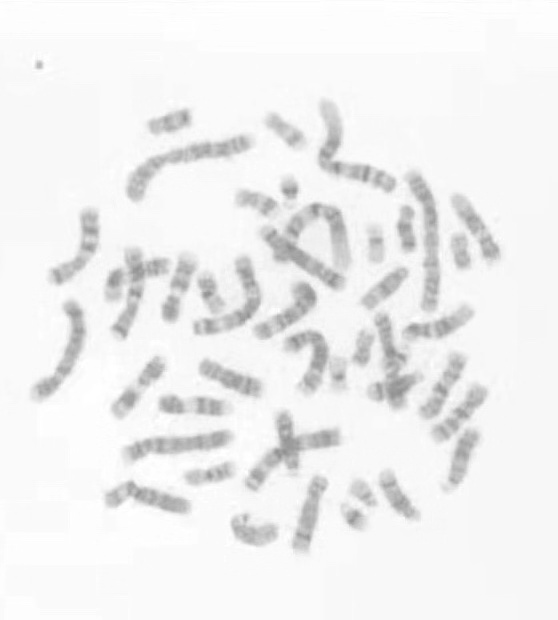
#> input picture chromosome_segment/raw_chromosome.jpg, 558 x 620 px; its folder holds only this picture in this run
$ python -i chromosome_straightening.py   (imports and definitions only)
#> lines starting #> are read from the running program, lines starting #| are printed output that depends on the picture; after the words box and inside, x2 and y2 are one past the last pixel; in counts of white or black regions, pixels touching at a corner belong together
import numpy as np
import pandas as pd
import cv2
from PIL import Image
from matplotlib import pyplot as plt
import scipy.signal as signal
import os

class Straightening():
    def __init__(self):
        self.w1 = 0.43
        self.w2 = 0.57

    def main_strainghtening(self, path_img):
        '''
        main function
        return: the straighted img
        '''
#> called with path_img = '../chromosome_segment/raw_chromosome.jpg'
        img = cv2.imread(path_img, cv2.IMREAD_GRAYSCALE)
#> img is the input picture: shape (620, 558); min 142, max 255, mean 239.9
        degree, row_bend, img_coped, for_show, mask_rotated = self.find_bend_point_0(img)
        img_upper_rotated, img_lower_rotated = self.separate_rotate_1(img_coped, row_bend)
        width1 = img_upper_rotated.shape[1]
        width2 = img_lower_rotated.shape[1]
        width_diff = width1 - width2
        if width_diff > 0:
            img_lower_rotated = cv2.copyMakeBorder(img_lower_rotated.copy(), top=0, bottom=0, left=0,
                                                    right=width_diff, borderType=cv2.BORDER_CONSTANT, value=255)
        else:
            img_upper_rotated = cv2.copyMakeBorder(img_upper_rotated.copy(), top=0, bottom=0, left=0,
                                                    right=np.abs(width_diff), borderType=cv2.BORDER_CONSTANT, value=255)
        img_new = np.concatenate((img_upper_rotated[:-3], img_lower_rotated[3:]), axis=0)

        return img_new


    def find_bend_point_0(self, img):
        '''
        First produce the binary image and then
        Use the information about the horizontal projection vector to find the bend point
        '''

        boarder_size = max(img.shape[0] // 2, img.shape[1] // 2)
#> boarder_size = 310
        img = cv2.copyMakeBorder(img.copy(), top=boarder_size, bottom=boarder_size, left=boarder_size,
                                 right=boarder_size, borderType=cv2.BORDER_CONSTANT, value=255)
#> img: shape (1240, 1178)
        rows, columns = img.shape
#> rows = 1240; columns = 1178
        retval, img_binary = cv2.threshold(img, 254, 255, cv2.THRESH_BINARY)  # 对图像二值化操作
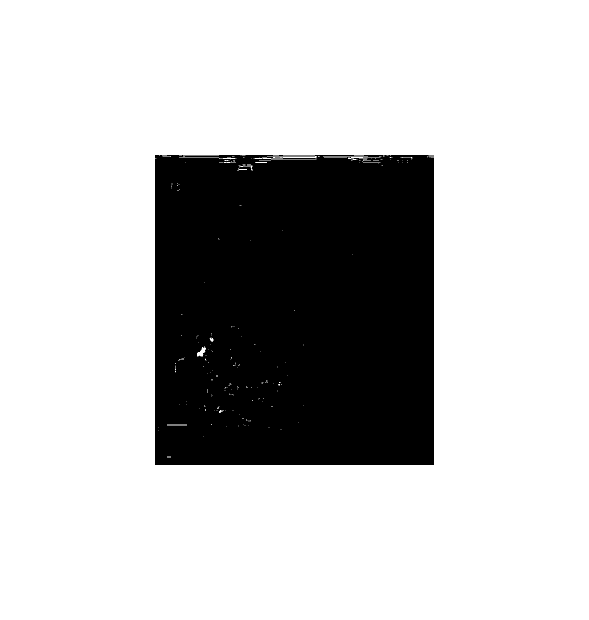
#> img_binary: shape (1240, 1178) (shown at 1/2 size); 76.5% white; 1 black region, box (x1, y1, x2, y2) and area: (310, 310, 868, 930) 343676
        img_binary = cv2.bitwise_not(img_binary)    # 二值化像素值反转
        S_old = np.inf
        degree_opt = 0
        row_bend_opt = 0
        img_coped = 0
        for_show = 0
        mask_rotated_return = 0
        for degree in range(0, 180, 5):   # 逐个旋转
            rotate_Matrix = cv2.getRotationMatrix2D((rows//2, columns//2), degree, 1)
            mask_rotated = cv2.warpAffine(img_binary, rotate_Matrix, (2*columns, 2*rows))
            mask_bounding = cv2.boundingRect(mask_rotated)
            # 选取出能框住染色体的最小矩形
            mask_rotated1 = mask_rotated[mask_bounding[1]:mask_bounding[1] + mask_bounding[3],
                                        mask_bounding[0]:mask_bounding[0] + mask_bounding[2]]
            S_new, row_bend, for_show1 = self.S_score_calculate(mask_rotated1, degree)  # 计算paper中的S值
            img_rotated = cv2.warpAffine(img, rotate_Matrix, (2*columns, 2*rows))
            img_coped1 = img_rotated[mask_bounding[1]:mask_bounding[1] + mask_bounding[3],
                                    mask_bounding[0]:mask_bounding[0] + mask_bounding[2]]
            if S_new < S_old:
                S_old = S_new
                degree_opt = degree
                row_bend_opt = row_bend
                img_coped = img_coped1
                for_show = for_show1
                mask_rotated_return = mask_rotated1
#> this loop made 36 passes
#> (mask_bounding, sag_min_index in S_score_calculate, sag_min in S_score_calculate, peaks_index2 in S_score_calculate, peaks_1 in S_score_calculate, peaks_2 in S_score_calculate, R1 in S_score_calculate, R2 in S_score_calculate) on passes 4, 17, 18, 19, 22: ((248, 255, 700, 744), 304, 525.7, ([1],), 577.9, 526.3, 0.0467, 0.476), ((291, 297, 708, 658), 264, 609.6, ([4, 7, 9],), 629.6, 629.6, 2.12e-06, 0.484), ((315, 318, 667, 611), 247, 601.8, ([1, 3, 7, 13, 18, 21, 23, 27, 30],), 622.4, 622.4, 4.15e-05, 0.483), ((341, 342, 620, 558), 231, 598.6, ([3, 7, 15, 17, 22, 26, 28, 33, 36, 42, 45],), 620.1, 620, 8.34e-05, 0.483), ((286, 262, 744, 700), 253, 613, ([2, 6, 11, 15],), 642, 639.9, 0.00165, 0.478)
#> (mask_bounding, sag_min_index in S_score_calculate, sag_min in S_score_calculate, peaks_1 in S_score_calculate, peaks_2 in S_score_calculate, R1 in S_score_calculate, R2 in S_score_calculate, S in S_score_calculate) on pass 15: ((251, 261, 775, 737), 176, 651.4, 659.8, 659.9, 6.36e-05, 0.494, 0.281)
#> pass 1, in find_bend_point_0, `img_rotated = cv2.warpAffine(img, rotate_Matrix, (2*columns, 2*rows))`:
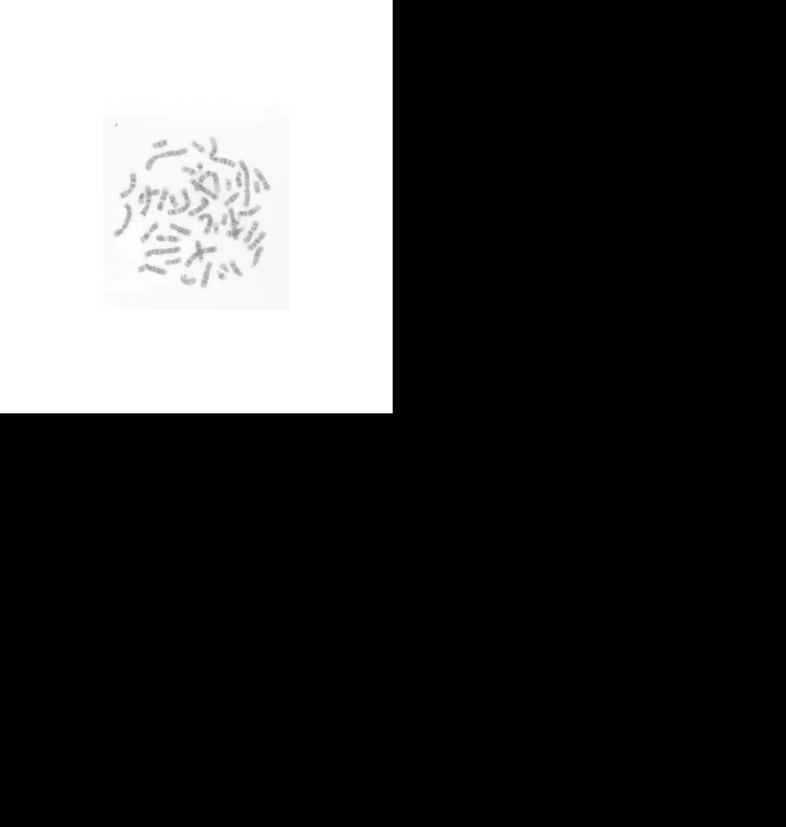
#> img_rotated: shape (2480, 2356) (shown at 1/3 size); min 0, max 255, mean 62.9
#> after the loop:
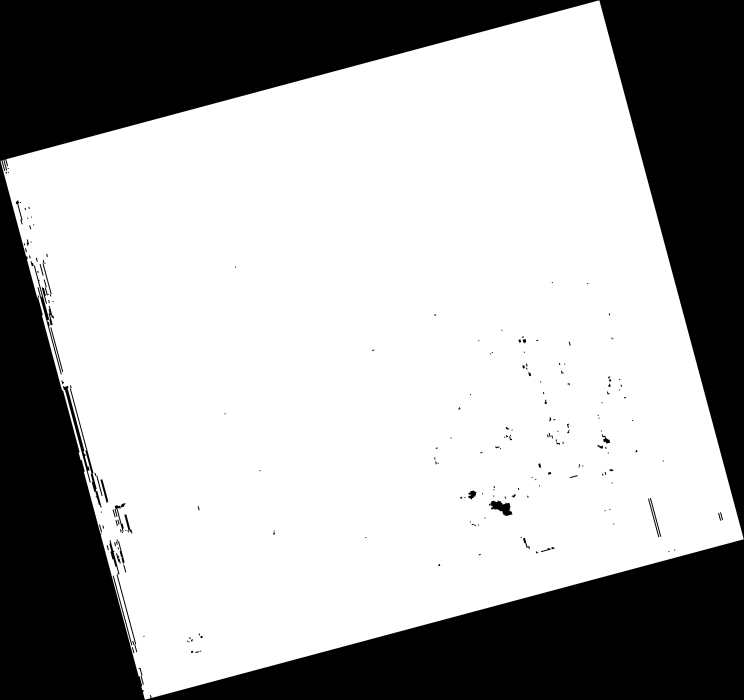
#> mask_rotated_return: shape (700, 744); min 0, max 255, mean 168.3
#> after the loop, S_old = 0.273; degree_opt = 105; row_bend_opt = 506
#> in main_strainghtening, `degree, row_bend, img_coped, for_show, mask_rotated = self.find_bend_p..`: degree = 105; row_bend = 506; for_show = 9 items
        return degree_opt, row_bend_opt, img_coped, for_show, mask_rotated_return

    def separate_rotate_1(self, img_coped, bend_row):
        '''
        相当于从bend的位置直接分割图像为二
        img, the same as mask
        :return:
        '''
#> called with bend_row = 506
        img_upper = img_coped[:bend_row, :]
        img_lower = img_coped[bend_row:, :]
        img_upper_rotated = self.find_h_rotate_degree(img_upper)
        img_lower_rotated = self.find_h_rotate_degree(img_lower)
        return img_upper_rotated, img_lower_rotated

    def find_h_rotate_degree(self, img_separate):
        '''
        assistant function for separate_rotate_1
        :param img_separate:
        :return:
        '''
        boarder_size = max(img_separate.shape[0] // 2, img_separate.shape[1] // 2)
#> boarder_size = 372
        img = cv2.copyMakeBorder(img_separate.copy(), top=boarder_size, bottom=boarder_size, left=boarder_size,
                                 right=boarder_size, borderType=cv2.BORDER_CONSTANT, value=255)
#> img: shape (1250, 1488)
        rows, columns = img.shape
#> rows = 1250; columns = 1488
        retval, img_binary = cv2.threshold(img, 254, 255, cv2.THRESH_BINARY)
#> img_binary: shape (1250, 1488); 85.4% white; 2 black regions (1 under 20 px), largest, box (x1, y1, x2, y2) and area: (372, 372, 1107, 878) 272397
        img_binary = cv2.bitwise_not(img_binary)
        x_projection_width = np.inf
        for degree in range(-90, 90, 5):
            rotate_Matrix = cv2.getRotationMatrix2D((rows // 2, columns // 2), degree, 1)
            mask_rotated = cv2.warpAffine(img_binary, rotate_Matrix, (2 * columns, 2 * rows))
            mask_bounding = cv2.boundingRect(mask_rotated)
            mask_rotated = mask_rotated[mask_bounding[1]:mask_bounding[1] + mask_bounding[3],
                           mask_bounding[0]:mask_bounding[0] + mask_bounding[2]]
            x_axis_projection = np.sum(mask_rotated, axis=0)/255
            x_projection_index = np.where(x_axis_projection > 0)
            width1 = x_projection_index[0][-1] - x_projection_index[0][0]
            img_rotated = cv2.warpAffine(img, rotate_Matrix, (2 * columns, 2 * rows))
            img_coped1 = img_rotated[mask_bounding[1]:mask_bounding[1] + mask_bounding[3],
                         mask_bounding[0]:mask_bounding[0] + mask_bounding[2]]
            if width1 < x_projection_width:
                x_projection_width = width1
                img_coped = img_coped1
#> this loop made 36 passes
#> (mask_bounding, width1, x_projection_width) on pass 1: ((492, 491, 506, 735), 505, 505)
#> (mask_bounding, width1) on passes 2 to 7: ((478, 473, 549, 763), 548), ((466, 458, 587, 784), 586), ((455, 444, 620, 801), 619), ((445, 433, 649, 810), 648), ((436, 425, 674, 813), 673), ((429, 418, 693, 811), 692)
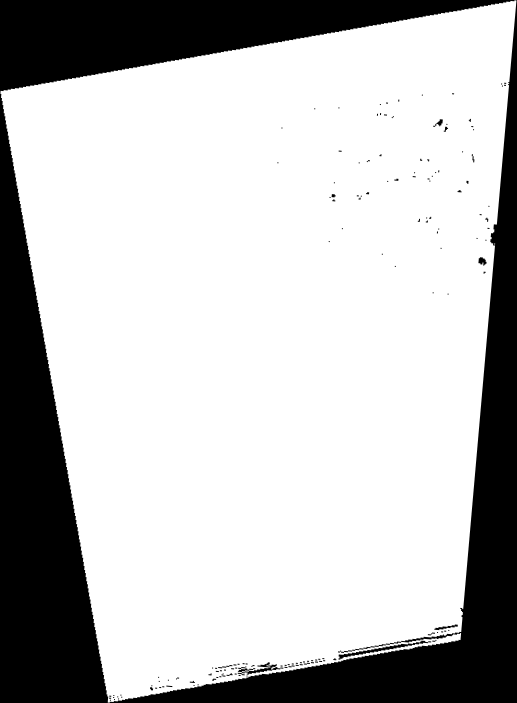
#> mask_rotated: shape (703, 517); min 0, max 255, mean 191.1
#> after the loop, x_projection_width = 505
        return img_coped

    def S_score_calculate(self, mask_rotated, degree):
        '''
        assistant function for find_bend_point_0
        :param mask_rotated:  cropped and rotated mask
        :return: S core in the equation (1)
        '''
        from scipy.interpolate import interp1d

        y_projection = np.sum(mask_rotated, axis=1)/255
        inter = interp1d(np.arange(len(y_projection)), y_projection, kind="cubic")
        projection_inter_index = np.linspace(0, len(y_projection) - 1, (1 / 2) * len(y_projection))
        projection_inter = inter(projection_inter_index)
        sag_index = signal.argrelextrema(projection_inter, np.less)
        sags = projection_inter[sag_index]
        if len(sags) == 0:
            return np.Infinity, None, None
        sag_min_index = sag_index[0][np.argmin(sags)]
        sag_min = projection_inter[sag_min_index]
        projection_inter1 = projection_inter[: sag_min_index]
        peaks_index1 = signal.argrelextrema(projection_inter1, np.greater)
        projection_inter2 = projection_inter[sag_min_index:]
        peaks_index2 = signal.argrelextrema(projection_inter2, np.greater)
        if len(peaks_index1[0]) == 0 or len(peaks_index2[0]) == 0:
            return np.Infinity, None, None
        peaks_1 = np.max(projection_inter1[peaks_index1])
        peaks_2 = np.max(projection_inter2[peaks_index2])
        R1 = np.abs(peaks_1-peaks_2)/(peaks_1 + peaks_2)
        R2 = sag_min/(peaks_1 + peaks_2)
        S = self.w1 * R1 + self.w2 * R2
        for_show = (y_projection, projection_inter_index, projection_inter, 2*sag_min_index, sag_min, 2*peaks_index1[0],
                    projection_inter1[peaks_index1[0]], 2*(peaks_index2[0] + sag_min_index),
                    projection_inter2[peaks_index2[0]])
        return S, 2*sag_min_index, for_show

# [52 lines not run here, left out]

>>> result = Straightening().main_strainghtening('../chromosome_segment/raw_chromosome.jpg')
#> in find_h_rotate_degree (call 2), `retval, img_binary = cv2.threshold(img, 254, 255, cv2.THRESH_BINARY)`: img_binary: shape (938, 1488); 94.8% white; 1 black region, box (x1, y1, x2, y2) and area: (465, 372, 1116, 566) 72616
#> the loop in find_h_rotate_degree (call 2), `for degree in range(-90, 90, 5):` made 36 passes
#> (mask_bounding, width1, x_projection_width) on pass 1: ((648, 740, 194, 651), 193, 193)
#> (mask_bounding, width1) on passes 2 to 7: ((651, 707, 246, 652), 245), ((653, 675, 295, 648), 294), ((654, 643, 341, 639), 340), ((653, 613, 385, 624), 384), ((651, 582, 426, 606), 425), ((647, 554, 464, 581), 463)
#> pass 1, in find_h_rotate_degree (call 2), `img_coped1 = img_rotated[mask_bounding[1]:mask_bounding[1] + mask_boun..`:
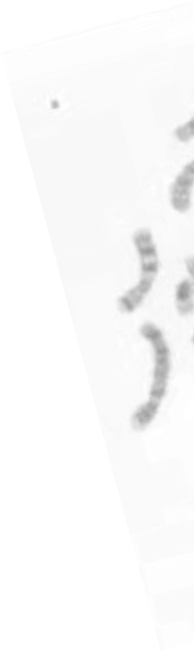
#> img_coped1: shape (651, 194); min 150, max 255, mean 249.7
#> after the loop in find_h_rotate_degree (call 2), `for degree in range(-90, 90, 5):`:
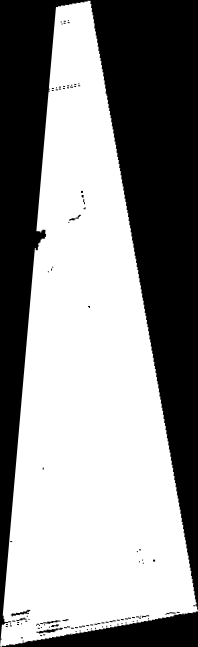
#> mask_rotated: shape (647, 198); min 0, max 255, mean 144.5
#> after the loop in find_h_rotate_degree (call 2), `for degree in range(-90, 90, 5):`: x_projection_width = 193
#> in main_strainghtening, `img_new = np.concatenate((img_upper_rotated[:-3], img_lower_rotated[3:..`:
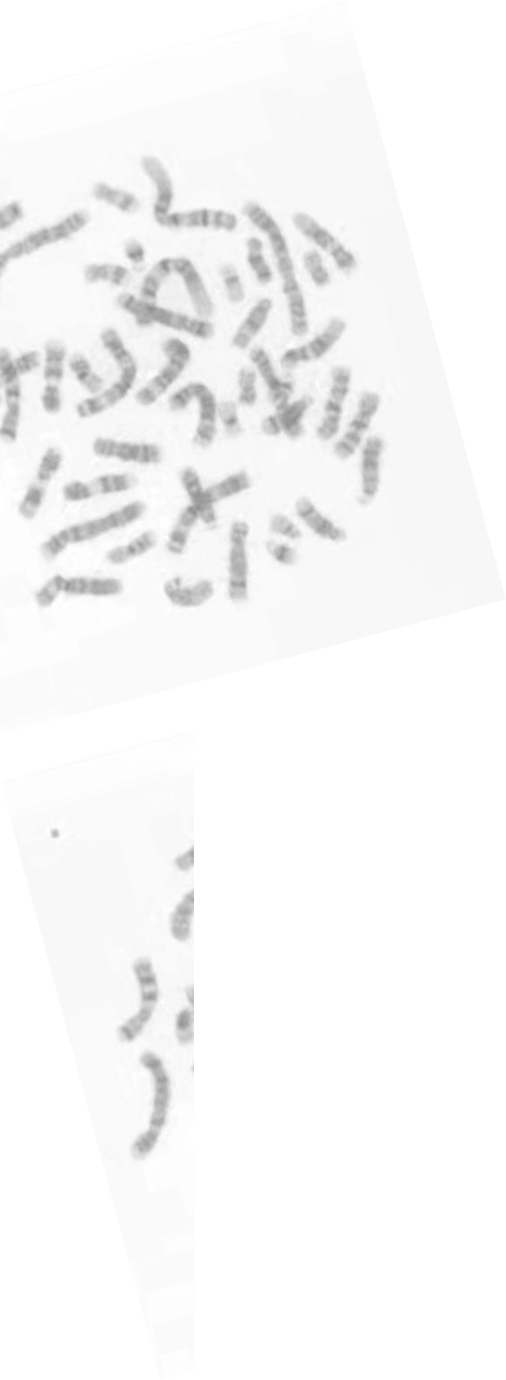
#> img_new: shape (1380, 506); min 143, max 255, mean 247.5
